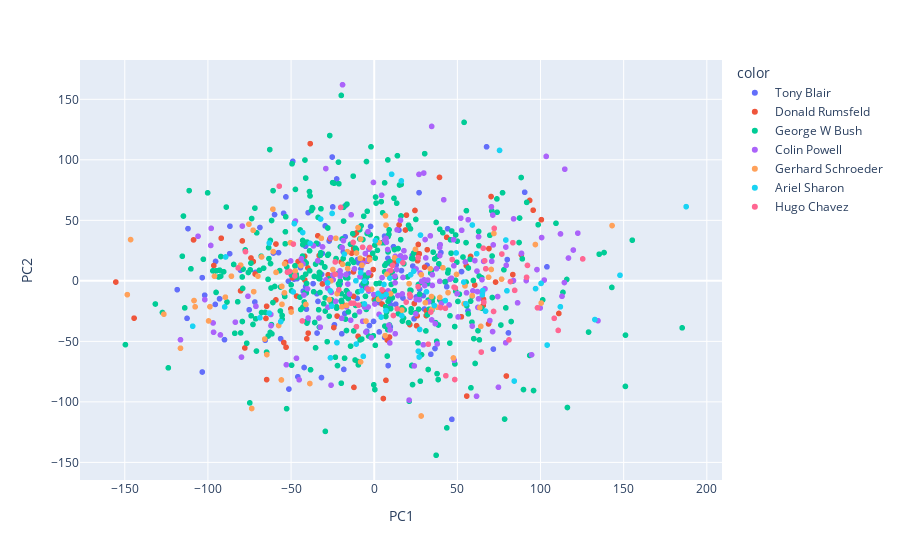

Write notebook code for a chart like this one.
### Code cell
fig = px.scatter(pca_df, x='PC1', y='PC2', color=names_train)
fig.show()
